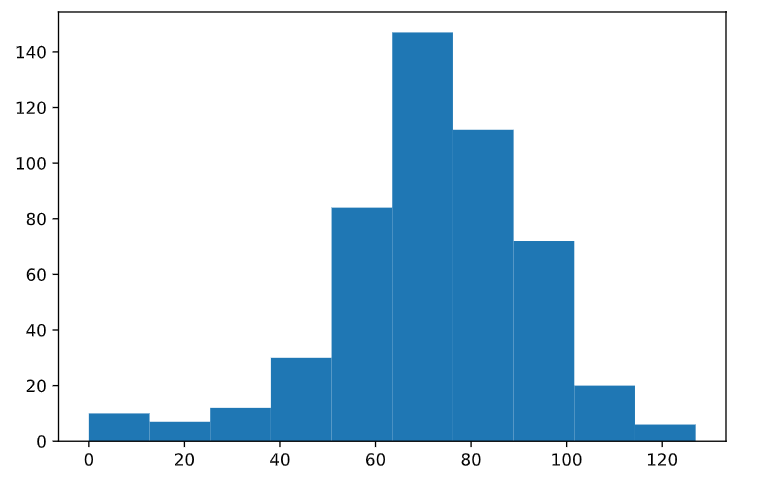

The script that drew this image:
'''
Plot the distribution
All these fancy visualizations have put us on a sidetrack. We still have to solve the million-dollar problem: What are the odds that you'll reach 60 steps high on the Empire State Building?

Basically, you want to know about the end points of all the random walks you've simulated. These end points have a certain distribution that you can visualize with a histogram.

Note that if your code is taking too long to run, you might be plotting a histogram of the wrong data!

'''
# numpy and matplotlib imported, seed set

# Simulate random walk 500 times
all_walks = []
for i in range(500) :
    random_walk = [0]
    for x in range(100) :
        step = random_walk[-1]
        dice = np.random.randint(1,7)
        if dice <= 2:
            step = max(0, step - 1)
        elif dice <= 5:
            step = step + 1
        else:
            step = step + np.random.randint(1,7)
        if np.random.rand() <= 0.001 :
            step = 0
        random_walk.append(step)
    all_walks.append(random_walk)

# Create and plot np_aw_t
np_aw_t = np.transpose(np.array(all_walks))

# Select last row from np_aw_t: ends
ends = np_aw_t[-1,:]

# Plot histogram of ends, display plot
plt.hist(ends)
plt.show()
# Output is Plot-the-distribution.png
